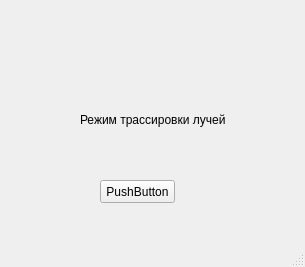
<?xml version="1.0" encoding="UTF-8"?>
<ui version="4.0">
 <class>MainWindow</class>
 <widget class="QMainWindow" name="MainWindow">
  <property name="geometry">
   <rect>
    <x>0</x>
    <y>0</y>
    <width>305</width>
    <height>267</height>
   </rect>
  </property>
  <property name="windowTitle">
   <string>MainWindow</string>
  </property>
  <widget class="QWidget" name="centralwidget">
   <widget class="Switch" name="pushButton">
    <property name="geometry">
     <rect>
      <x>100</x>
      <y>180</y>
      <width>75</width>
      <height>23</height>
     </rect>
    </property>
    <property name="text">
     <string>PushButton</string>
    </property>
   </widget>
   <widget class="QLabel" name="label">
    <property name="geometry">
     <rect>
      <x>80</x>
      <y>110</y>
      <width>151</width>
      <height>20</height>
     </rect>
    </property>
    <property name="text">
     <string>Режим трассировки лучей</string>
    </property>
   </widget>
  </widget>
  <widget class="QStatusBar" name="statusbar"/>
 </widget>
 <customwidgets>
  <customwidget>
   <class>Switch</class>
   <extends>QPushButton</extends>
   <header location="global">switch.h</header>
  </customwidget>
 </customwidgets>
 <resources/>
 <connections/>
</ui>
